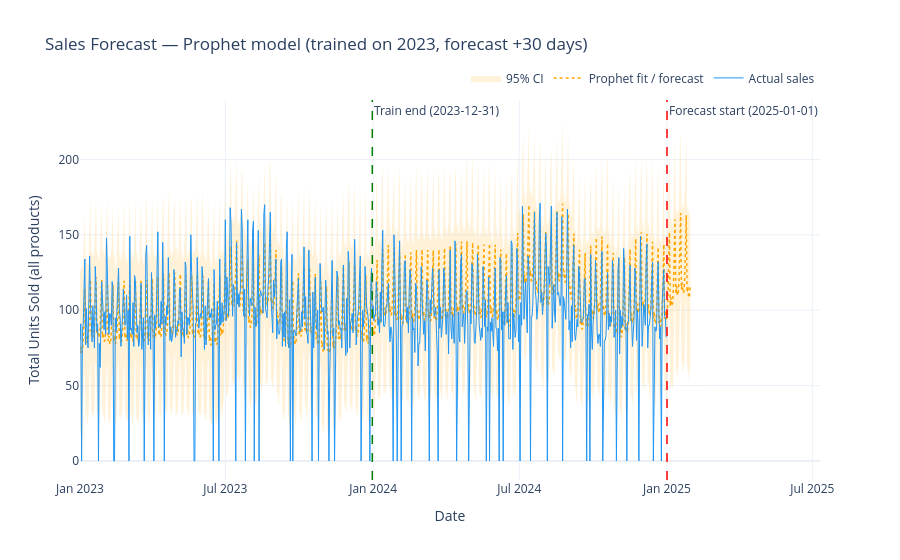

Write notebook code for a chart like this one.
### Markdown cell above
## Forecast chart

### Code cell
fig.show()

### Figure 1 — Plotly figure (JSON) as saved in the notebook; plotly's stock layout.template omitted (floating-point values rounded to 4 significant figures; data arrays with more than 128 entries replaced by an {"elided": "..."} marker saying what was removed)
{"data": [{"fill": "toself", "fillcolor": "rgba(255,165,0,0.15)", "hoverinfo": "skip", "line": {"color": "rgba(255,255,255,0)"}, "name": "95% CI", "type": "scatter", "x": {"elided": "1522 str values"}, "y": {"elided": "1522 float values"}}, {"line": {"color": "orange", "dash": "dot", "width": 1.5}, "mode": "lines", "name": "Prophet fit / forecast", "type": "scatter", "x": {"elided": "761 str values"}, "y": {"elided": "761 float values"}}, {"line": {"color": "#2196F3", "width": 1}, "mode": "lines", "name": "Actual sales", "type": "scatter", "x": {"elided": "731 str values"}, "y": {"elided": "731 int values"}}], "layout": {"annotations": [{"showarrow": false, "text": "Train end (2023-12-31)", "x": 1704000000000.0, "xanchor": "left", "xref": "x", "y": 1, "yanchor": "top", "yref": "y domain"}, {"showarrow": false, "text": "Forecast start (2025-01-01)", "x": 1736000000000.0, "xanchor": "left", "xref": "x", "y": 1, "yanchor": "top", "yref": "y domain"}], "hovermode": "x unified", "legend": {"orientation": "h", "x": 1, "xanchor": "right", "y": 1.02, "yanchor": "bottom"}, "shapes": [{"line": {"color": "green", "dash": "dash", "width": 1.5}, "type": "line", "x0": 1704000000000.0, "x1": 1704000000000.0, "xref": "x", "y0": 0, "y1": 1, "yref": "y domain"}, {"line": {"color": "red", "dash": "dash", "width": 1.5}, "type": "line", "x0": 1736000000000.0, "x1": 1736000000000.0, "xref": "x", "y0": 0, "y1": 1, "yref": "y domain"}], "title": {"text": "Sales Forecast — Prophet model (trained on 2023, forecast +30 days)"}, "xaxis": {"title": {"text": "Date"}}, "yaxis": {"title": {"text": "Total Units Sold (all products)"}}}}
